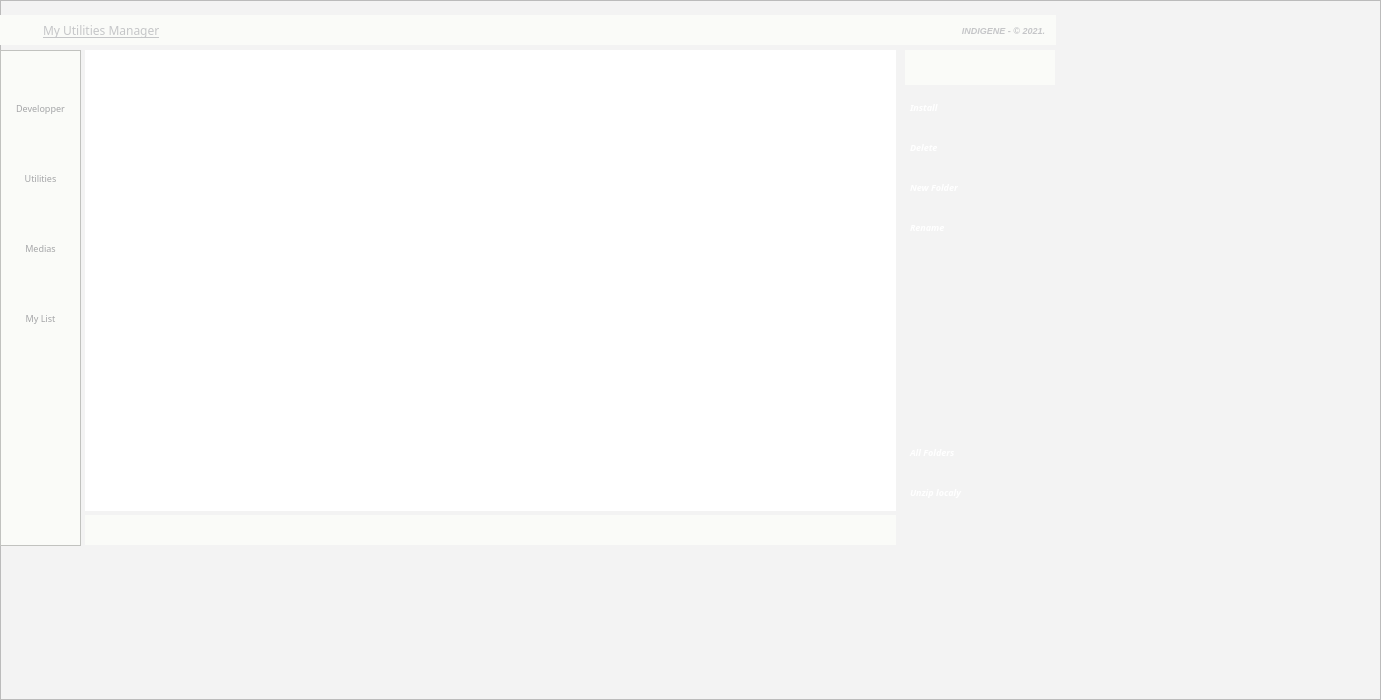
   <widget class="QFrame" name="Main">
    <property name="enabled">
     <bool>true</bool>
    </property>
    <property name="geometry">
     <rect>
      <x>4</x>
      <y>10</y>
      <width>1381</width>
      <height>700</height>
     </rect>
    </property>
    <property name="sizePolicy">
     <sizepolicy hsizetype="Fixed" vsizetype="Fixed">
      <horstretch>0</horstretch>
      <verstretch>0</verstretch>
     </sizepolicy>
    </property>
    <property name="minimumSize">
     <size>
      <width>1381</width>
      <height>0</height>
     </size>
    </property>
    <property name="maximumSize">
     <size>
      <width>1381</width>
      <height>700</height>
     </size>
    </property>
    <property name="styleSheet">
     <string notr="true">background:#f3f3f3;</string>
    </property>
    <property name="frameShape">
     <enum>QFrame::StyledPanel</enum>
    </property>
    <property name="frameShadow">
     <enum>QFrame::Raised</enum>
    </property>
    <widget class="QLabel" name="indicator">
     <property name="geometry">
      <rect>
       <x>35</x>
       <y>15</y>
       <width>1021</width>
       <height>30</height>
      </rect>
     </property>
     <property name="font">
      <font>
       <family>Segoe UI Semibold</family>
       <pointsize>9</pointsize>
       <weight>50</weight>
       <bold>false</bold>
       <underline>true</underline>
      </font>
     </property>
     <property name="styleSheet">
      <string notr="true">color:#c5c6c8;background-color:#fafbf8;padding-left:5px;</string>
     </property>
     <property name="text">
      <string>My Utilities Manager</string>
     </property>
     <property name="alignment">
      <set>Qt::AlignLeading|Qt::AlignLeft|Qt::AlignVCenter</set>
     </property>
    </widget>
    <widget class="QFrame" name="frame_2">
     <property name="geometry">
      <rect>
       <x>0</x>
       <y>50</y>
       <width>81</width>
       <height>496</height>
      </rect>
     </property>
     <property name="styleSheet">
      <string notr="true">background-color:#fafbf8;</string>
     </property>
     <property name="frameShape">
      <enum>QFrame::StyledPanel</enum>
     </property>
     <property name="frameShadow">
      <enum>QFrame::Raised</enum>
     </property>
     <widget class="QLabel" name="title_2">
      <property name="geometry">
       <rect>
        <x>15</x>
        <y>50</y>
        <width>51</width>
        <height>17</height>
       </rect>
      </property>
      <property name="font">
       <font>
        <family>Rockwell</family>
        <pointsize>7</pointsize>
        <weight>50</weight>
        <bold>false</bold>
       </font>
      </property>
      <property name="styleSheet">
       <string notr="true">background:#fafbf8;color:#a4a5a7;</string>
      </property>
      <property name="text">
       <string>Developper</string>
      </property>
      <property name="alignment">
       <set>Qt::AlignCenter</set>
      </property>
     </widget>
     <widget class="QPushButton" name="menu3">
      <property name="geometry">
       <rect>
        <x>20</x>
        <y>150</y>
        <width>35</width>
        <height>35</height>
       </rect>
      </property>
      <property name="sizePolicy">
       <sizepolicy hsizetype="Minimum" vsizetype="Maximum">
        <horstretch>0</horstretch>
        <verstretch>0</verstretch>
       </sizepolicy>
      </property>
      <property name="font">
       <font>
        <family>Rockwell</family>
        <pointsize>8</pointsize>
        <weight>75</weight>
        <italic>true</italic>
        <bold>true</bold>
        <underline>false</underline>
        <kerning>true</kerning>
       </font>
      </property>
      <property name="cursor">
       <cursorShape>PointingHandCursor</cursorShape>
      </property>
      <property name="toolTip">
       <string>Media files</string>
      </property>
      <property name="statusTip">
       <string/>
      </property>
      <property name="autoFillBackground">
       <bool>false</bool>
      </property>
      <property name="styleSheet">
       <string notr="true">QPushButton{background-color:#fafbf8;text-align:center; color : #000028; border: 0px solid #000028;}
QPushButton:hover{background-color:#a0c6b0;color:white;}</string>
      </property>
      <property name="text">
       <string/>
      </property>
      <property name="icon">
       <iconset>
        <normaloff>../IMAGES/Icons/media.png</normaloff>../IMAGES/Icons/media.png</iconset>
      </property>
      <property name="iconSize">
       <size>
        <width>25</width>
        <height>25</height>
       </size>
      </property>
      <property name="shortcut">
       <string>Ctrl+C</string>
      </property>
     </widget>
     <widget class="QPushButton" name="menu2">
      <property name="geometry">
       <rect>
        <x>20</x>
        <y>80</y>
        <width>35</width>
        <height>35</height>
       </rect>
      </property>
      <property name="sizePolicy">
       <sizepolicy hsizetype="Minimum" vsizetype="Maximum">
        <horstretch>0</horstretch>
        <verstretch>0</verstretch>
       </sizepolicy>
      </property>
      <property name="font">
       <font>
        <family>Rockwell</family>
        <pointsize>8</pointsize>
        <weight>75</weight>
        <italic>true</italic>
        <bold>true</bold>
        <underline>false</underline>
        <kerning>true</kerning>
       </font>
      </property>
      <property name="cursor">
       <cursorShape>PointingHandCursor</cursorShape>
      </property>
      <property name="toolTip">
       <string>Utilities files</string>
      </property>
      <property name="statusTip">
       <string/>
      </property>
      <property name="autoFillBackground">
       <bool>false</bool>
      </property>
      <property name="styleSheet">
       <string notr="true">QPushButton{background-color:#fafbf8;text-align:center; color : #000028; border: 0px solid #000028;}
QPushButton:hover{background-color:#a0c6b0;color:white;}</string>
      </property>
      <property name="text">
       <string/>
      </property>
      <property name="icon">
       <iconset>
        <normaloff>../IMAGES/Icons/util.png</normaloff>../IMAGES/Icons/util.png</iconset>
      </property>
      <property name="iconSize">
       <size>
        <width>25</width>
        <height>25</height>
       </size>
      </property>
      <property name="shortcut">
       <string>Ctrl+C</string>
      </property>
     </widget>
     <widget class="QLabel" name="title_3">
      <property name="geometry">
       <rect>
        <x>15</x>
        <y>120</y>
        <width>51</width>
        <height>17</height>
       </rect>
      </property>
      <property name="font">
       <font>
        <family>Rockwell</family>
        <pointsize>7</pointsize>
        <weight>50</weight>
        <bold>false</bold>
       </font>
      </property>
      <property name="styleSheet">
       <string notr="true">background:#fafbf8;color:#a4a5a7;</string>
      </property>
      <property name="text">
       <string>Utilities</string>
      </property>
      <property name="alignment">
       <set>Qt::AlignCenter</set>
      </property>
     </widget>
     <widget class="QPushButton" name="menu1">
      <property name="geometry">
       <rect>
        <x>20</x>
        <y>10</y>
        <width>35</width>
        <height>35</height>
       </rect>
      </property>
      <property name="sizePolicy">
       <sizepolicy hsizetype="Minimum" vsizetype="Maximum">
        <horstretch>0</horstretch>
        <verstretch>0</verstretch>
       </sizepolicy>
      </property>
      <property name="font">
       <font>
        <family>Rockwell</family>
        <pointsize>8</pointsize>
        <weight>75</weight>
        <italic>true</italic>
        <bold>true</bold>
        <underline>false</underline>
        <kerning>true</kerning>
       </font>
      </property>
      <property name="cursor">
       <cursorShape>PointingHandCursor</cursorShape>
      </property>
      <property name="toolTip">
       <string>Developper files</string>
      </property>
      <property name="statusTip">
       <string/>
      </property>
      <property name="autoFillBackground">
       <bool>false</bool>
      </property>
      <property name="styleSheet">
       <string notr="true">QPushButton{background-color:#fafbf8;text-align:center; color : #000028; border: 0px solid #000028;}
QPushButton:hover{background-color:#a0c6b0;color:white;}</string>
      </property>
      <property name="text">
       <string/>
      </property>
      <property name="icon">
       <iconset>
        <normaloff>../IMAGES/Icons/dev.png</normaloff>../IMAGES/Icons/dev.png</iconset>
      </property>
      <property name="iconSize">
       <size>
        <width>25</width>
        <height>25</height>
       </size>
      </property>
     </widget>
     <widget class="QLabel" name="title_4">
      <property name="geometry">
       <rect>
        <x>15</x>
        <y>190</y>
        <width>51</width>
        <height>17</height>
       </rect>
      </property>
      <property name="font">
       <font>
        <family>Rockwell</family>
        <pointsize>7</pointsize>
        <weight>50</weight>
        <bold>false</bold>
       </font>
      </property>
      <property name="styleSheet">
       <string notr="true">background:#fafbf8;color:#a4a5a7;</string>
      </property>
      <property name="text">
       <string>Medias</string>
      </property>
      <property name="alignment">
       <set>Qt::AlignCenter</set>
      </property>
     </widget>
     <widget class="QPushButton" name="menu4">
      <property name="geometry">
       <rect>
        <x>20</x>
        <y>220</y>
        <width>35</width>
        <height>35</height>
       </rect>
      </property>
      <property name="sizePolicy">
       <sizepolicy hsizetype="Minimum" vsizetype="Maximum">
        <horstretch>0</horstretch>
        <verstretch>0</verstretch>
       </sizepolicy>
      </property>
      <property name="font">
       <font>
        <family>Rockwell</family>
        <pointsize>8</pointsize>
        <weight>75</weight>
        <italic>true</italic>
        <bold>true</bold>
        <underline>false</underline>
        <kerning>true</kerning>
       </font>
      </property>
      <property name="cursor">
       <cursorShape>PointingHandCursor</cursorShape>
      </property>
      <property name="toolTip">
       <string>Istalled files</string>
      </property>
      <property name="statusTip">
       <string/>
      </property>
      <property name="autoFillBackground">
       <bool>false</bool>
      </property>
      <property name="styleSheet">
       <string notr="true">QPushButton{background-color:#fafbf8;text-align:center; color : #000028; border: 0px solid #000028;}
QPushButton:hover{background-color:#a0c6b0;color:white;}</string>
      </property>
      <property name="text">
       <string/>
      </property>
      <property name="icon">
       <iconset>
        <normaloff>../IMAGES/Icons/myList.png</normaloff>../IMAGES/Icons/myList.png</iconset>
      </property>
      <property name="iconSize">
       <size>
        <width>25</width>
        <height>25</height>
       </size>
      </property>
      <property name="shortcut">
       <string>Ctrl+C</string>
      </property>
     </widget>
     <widget class="QLabel" name="title_5">
      <property name="geometry">
       <rect>
        <x>15</x>
        <y>260</y>
        <width>51</width>
        <height>17</height>
       </rect>
      </property>
      <property name="font">
       <font>
        <family>Rockwell</family>
        <pointsize>7</pointsize>
        <weight>50</weight>
        <bold>false</bold>
       </font>
      </property>
      <property name="styleSheet">
       <string notr="true">background:#fafbf8;color:#a4a5a7;</string>
      </property>
      <property name="text">
       <string>My List</string>
      </property>
      <property name="alignment">
       <set>Qt::AlignCenter</set>
      </property>
     </widget>
    </widget>
    <widget class="QPushButton" name="iconIndicator">
     <property name="geometry">
      <rect>
       <x>0</x>
       <y>15</y>
       <width>35</width>
       <height>30</height>
      </rect>
     </property>
     <property name="sizePolicy">
      <sizepolicy hsizetype="Minimum" vsizetype="Maximum">
       <horstretch>0</horstretch>
       <verstretch>0</verstretch>
      </sizepolicy>
     </property>
     <property name="font">
      <font>
       <family>Rockwell</family>
       <pointsize>8</pointsize>
       <weight>75</weight>
       <italic>true</italic>
       <bold>true</bold>
       <underline>false</underline>
       <kerning>true</kerning>
      </font>
     </property>
     <property name="cursor">
      <cursorShape>PointingHandCursor</cursorShape>
     </property>
     <property name="toolTip">
      <string/>
     </property>
     <property name="statusTip">
      <string/>
     </property>
     <property name="autoFillBackground">
      <bool>false</bool>
     </property>
     <property name="styleSheet">
      <string notr="true">QPushButton{background-color:#fafbf8;text-align:center; color : #000028; border: 0px solid #000028;}</string>
     </property>
     <property name="text">
      <string/>
     </property>
     <property name="icon">
      <iconset>
       <normaloff>../IMAGES/Icons/win.png</normaloff>../IMAGES/Icons/win.png</iconset>
     </property>
     <property name="iconSize">
      <size>
       <width>22</width>
       <height>22</height>
      </size>
     </property>
    </widget>
    <widget class="QLabel" name="label_18">
     <property name="geometry">
      <rect>
       <x>905</x>
       <y>50</y>
       <width>150</width>
       <height>35</height>
      </rect>
     </property>
     <property name="font">
      <font>
       <family>Segoe UI</family>
       <pointsize>7</pointsize>
       <weight>75</weight>
       <italic>true</italic>
       <bold>true</bold>
      </font>
     </property>
     <property name="styleSheet">
      <string notr="true">background:#fafbf8;color:#c5c6c8;</string>
     </property>
     <property name="text">
      <string/>
     </property>
     <property name="alignment">
      <set>Qt::AlignCenter</set>
     </property>
    </widget>
    <widget class="QTableWidget" name="tableWidget">
     <property name="geometry">
      <rect>
       <x>85</x>
       <y>50</y>
       <width>811</width>
       <height>461</height>
      </rect>
     </property>
     <property name="font">
      <font>
       <family>Century Schoolbook L</family>
      </font>
     </property>
     <property name="styleSheet">
      <string notr="true">background-color:white; border:0px;</string>
     </property>
     <property name="alternatingRowColors">
      <bool>true</bool>
     </property>
    </widget>
    <widget class="QPushButton" name="install">
     <property name="geometry">
      <rect>
       <x>905</x>
       <y>90</y>
       <width>150</width>
       <height>35</height>
      </rect>
     </property>
     <property name="sizePolicy">
      <sizepolicy hsizetype="Minimum" vsizetype="Maximum">
       <horstretch>0</horstretch>
       <verstretch>0</verstretch>
      </sizepolicy>
     </property>
     <property name="font">
      <font>
       <family>Segoe UI Semibold</family>
       <pointsize>7</pointsize>
       <weight>75</weight>
       <italic>true</italic>
       <bold>true</bold>
       <underline>false</underline>
       <kerning>true</kerning>
      </font>
     </property>
     <property name="cursor">
      <cursorShape>PointingHandCursor</cursorShape>
     </property>
     <property name="toolTip">
      <string>Install selected file</string>
     </property>
     <property name="statusTip">
      <string/>
     </property>
     <property name="autoFillBackground">
      <bool>false</bool>
     </property>
     <property name="styleSheet">
      <string notr="true">QPushButton{background-color:qlineargradient(x1: 0, y1: 0, x2: 1, y2: 0,
                                 stop: 0 #4FC1E9, stop: 0.2 #4FC1E9,
                                 stop: 0.8 #4FC1E9, stop: 1.0 #547fff);text-align:left; color : white; border: 0px solid #000028;padding-left:5px;}
QPushButton:hover{;background-color:qlineargradient(x1: 1, y1: 0, x2: 0, y2: 0,
                                 stop: 0 white, stop: 0.2 white ,
                                 stop: 0.8 white, stop: 1.0 #547fff); border: 0px solid #2f4f4f  ;color:black;}
QPushButton:focus{;background-color:qlineargradient(x1: 1, y1: 0, x2: 0, y2: 0,
                                 stop: 0 white, stop: 0.2 white ,
                                 stop: 0.8 white, stop: 1.0 #547fff); border: 0px solid #2f4f4f  ;color:white;}</string>
     </property>
     <property name="text">
      <string>Install</string>
     </property>
     <property name="icon">
      <iconset>
       <normaloff>../IMAGES/Icons/install.png</normaloff>../IMAGES/Icons/install.png</iconset>
     </property>
     <property name="iconSize">
      <size>
       <width>16</width>
       <height>16</height>
      </size>
     </property>
     <property name="shortcut">
      <string>Backspace</string>
     </property>
    </widget>
    <widget class="QPushButton" name="addFolder">
     <property name="geometry">
      <rect>
       <x>905</x>
       <y>170</y>
       <width>150</width>
       <height>35</height>
      </rect>
     </property>
     <property name="sizePolicy">
      <sizepolicy hsizetype="Minimum" vsizetype="Maximum">
       <horstretch>0</horstretch>
       <verstretch>0</verstretch>
      </sizepolicy>
     </property>
     <property name="font">
      <font>
       <family>Segoe UI Semibold</family>
       <pointsize>7</pointsize>
       <weight>75</weight>
       <italic>true</italic>
       <bold>true</bold>
       <underline>false</underline>
       <kerning>true</kerning>
      </font>
     </property>
     <property name="cursor">
      <cursorShape>PointingHandCursor</cursorShape>
     </property>
     <property name="toolTip">
      <string>Add new file</string>
     </property>
     <property name="statusTip">
      <string/>
     </property>
     <property name="autoFillBackground">
      <bool>false</bool>
     </property>
     <property name="styleSheet">
      <string notr="true">QPushButton{background-color:qlineargradient(x1: 0, y1: 0, x2: 1, y2: 0,
                                 stop: 0 #10998d, stop: 0.2 #1aaa8c,
                                 stop: 0.8 #2eda80, stop: 1.0 #2eda80);text-align:left; color : white; border: 0px solid #000028;padding-left:5px;}
QPushButton:hover{;background-color:qlineargradient(x1: 1, y1: 0, x2: 0, y2: 0,
                                 stop: 0 white, stop: 0.2 white ,
                                 stop: 0.8 white, stop: 1.0 #2eda80); border: 0px solid #2f4f4f  ;color:black;}
QPushButton:focus{;background-color:qlineargradient(x1: 1, y1: 0, x2: 0, y2: 0,
                                 stop: 0 white, stop: 0.2 white ,
                                 stop: 0.8 white, stop: 1.0 #2eda80); border: 0px solid #2f4f4f  ;color:white;}</string>
     </property>
     <property name="text">
      <string>New Folder</string>
     </property>
     <property name="icon">
      <iconset>
       <normaloff>../IMAGES/Icons/upload.png</normaloff>../IMAGES/Icons/upload.png</iconset>
     </property>
     <property name="iconSize">
      <size>
       <width>16</width>
       <height>16</height>
      </size>
     </property>
     <property name="shortcut">
      <string>Backspace</string>
     </property>
    </widget>
    <widget class="QPushButton" name="deleteFolder">
     <property name="geometry">
      <rect>
       <x>905</x>
       <y>130</y>
       <width>150</width>
       <height>35</height>
      </rect>
     </property>
     <property name="sizePolicy">
      <sizepolicy hsizetype="Minimum" vsizetype="Maximum">
       <horstretch>0</horstretch>
       <verstretch>0</verstretch>
      </sizepolicy>
     </property>
     <property name="font">
      <font>
       <family>Segoe UI Semibold</family>
       <pointsize>7</pointsize>
       <weight>75</weight>
       <italic>true</italic>
       <bold>true</bold>
       <underline>false</underline>
       <kerning>true</kerning>
      </font>
     </property>
     <property name="cursor">
      <cursorShape>PointingHandCursor</cursorShape>
     </property>
     <property name="toolTip">
      <string>Delete selected file</string>
     </property>
     <property name="statusTip">
      <string>Edition des produits et catégories </string>
     </property>
     <property name="autoFillBackground">
      <bool>false</bool>
     </property>
     <property name="styleSheet">
      <string notr="true">QPushButton{background-color:qlineargradient(x1: 0, y1: 0, x2: 1, y2: 0,
                                 stop: 0 #ce8b2d, stop: 0.2 #e6a443,
                                 stop: 0.8 #e6a443, stop: 1.0 #fbd582);text-align:left; color : white; border: 0px solid #000028;padding-left:5px;}
QPushButton:hover{;background-color:qlineargradient(x1: 1, y1: 0, x2: 0, y2: 0,
                                 stop: 0 white, stop: 0.2 white ,
                                 stop: 0.8 white, stop: 1.0 #e6a443); border: 0px solid #fbd582  ;color:black;}
QPushButton:focus{;background-color:qlineargradient(x1: 1, y1: 0, x2: 0, y2: 0,
                                 stop: 0 white, stop: 0.2 white ,
                                 stop: 0.8 white, stop: 1.0 #e6a443); border: 0px solid #fbd582  ;color:white;}</string>
     </property>
     <property name="text">
      <string>Delete</string>
     </property>
     <property name="icon">
      <iconset>
       <normaloff>../IMAGES/Icons/delete.png</normaloff>../IMAGES/Icons/delete.png</iconset>
     </property>
     <property name="iconSize">
      <size>
       <width>16</width>
       <height>16</height>
      </size>
     </property>
     <property name="shortcut">
      <string>Backspace</string>
     </property>
    </widget>
    <widget class="QPushButton" name="allFolders">
     <property name="geometry">
      <rect>
       <x>905</x>
       <y>435</y>
       <width>150</width>
       <height>35</height>
      </rect>
     </property>
     <property name="sizePolicy">
      <sizepolicy hsizetype="Minimum" vsizetype="Maximum">
       <horstretch>0</horstretch>
       <verstretch>0</verstretch>
      </sizepolicy>
     </property>
     <property name="font">
      <font>
       <family>Segoe UI Semibold</family>
       <pointsize>7</pointsize>
       <weight>75</weight>
       <italic>true</italic>
       <bold>true</bold>
       <underline>false</underline>
       <kerning>true</kerning>
      </font>
     </property>
     <property name="cursor">
      <cursorShape>PointingHandCursor</cursorShape>
     </property>
     <property name="toolTip">
      <string>All folders</string>
     </property>
     <property name="statusTip">
      <string/>
     </property>
     <property name="autoFillBackground">
      <bool>false</bool>
     </property>
     <property name="styleSheet">
      <string notr="true">QPushButton{background-color:qlineargradient(x1: 0, y1: 0, x2: 1, y2: 0,
                                 stop: 0 #0f2028, stop: 0.2 #172f37,
                                 stop: 0.8 #172f37, stop: 1.0 #203c45);text-align:left; color : white; border: 0px solid #000028;padding-left:5px;}
QPushButton:hover{;background-color:qlineargradient(x1: 1, y1: 0, x2: 0, y2: 0,
                                 stop: 0 white, stop: 0.2 white ,
                                 stop: 0.8 white, stop: 1.0 #203c45); border: 0px solid #172f37  ;color:black;}
QPushButton:focus{;background-color:qlineargradient(x1: 1, y1: 0, x2: 0, y2: 0,
                                 stop: 0 white, stop: 0.2 white ,
                                 stop: 0.8 white, stop: 1.0 #203c45); border: 0px solid #172f37  ;color:white;}</string>
     </property>
     <property name="text">
      <string>All Folders</string>
     </property>
     <property name="icon">
      <iconset>
       <normaloff>../IMAGES/Icons/folder.png</normaloff>../IMAGES/Icons/folder.png</iconset>
     </property>
     <property name="iconSize">
      <size>
       <width>16</width>
       <height>16</height>
      </size>
     </property>
     <property name="shortcut">
      <string>F1</string>
     </property>
    </widget>
    <widget class="QPushButton" name="renameF">
     <property name="geometry">
      <rect>
       <x>905</x>
       <y>210</y>
       <width>150</width>
       <height>35</height>
      </rect>
     </property>
     <property name="sizePolicy">
      <sizepolicy hsizetype="Minimum" vsizetype="Maximum">
       <horstretch>0</horstretch>
       <verstretch>0</verstretch>
      </sizepolicy>
     </property>
     <property name="font">
      <font>
       <family>Segoe UI Semibold</family>
       <pointsize>7</pointsize>
       <weight>75</weight>
       <italic>true</italic>
       <bold>true</bold>
       <underline>false</underline>
       <kerning>true</kerning>
      </font>
     </property>
     <property name="cursor">
      <cursorShape>PointingHandCursor</cursorShape>
     </property>
     <property name="toolTip">
      <string>Rename  selected file</string>
     </property>
     <property name="statusTip">
      <string/>
     </property>
     <property name="autoFillBackground">
      <bool>false</bool>
     </property>
     <property name="styleSheet">
      <string notr="true">QPushButton{background-color:qlineargradient(x1: 0, y1: 0, x2: 1, y2: 0,
                                 stop: 0 #1b509d, stop: 0.2 #1c52bb,
                                 stop: 0.8 #1c52bb, stop: 1.0 #2970f0);text-align:left; color : white; border: 0px solid #000028;padding-left:5px;}
QPushButton:hover{;background-color:qlineargradient(x1: 1, y1: 0, x2: 0, y2: 0,
                                 stop: 0 white, stop: 0.2 white ,
                                 stop: 0.8 white, stop: 1.0 #1c52bb); border: 0px solid #2970f0  ;color:black;}
QPushButton:focus{;background-color:qlineargradient(x1: 1, y1: 0, x2: 0, y2: 0,
                                 stop: 0 white, stop: 0.2 white ,
                                 stop: 0.8 white, stop: 1.0 #1c52bb); border: 0px solid #2970f0  ;color:white;}</string>
     </property>
     <property name="text">
      <string>Rename</string>
     </property>
     <property name="icon">
      <iconset>
       <normaloff>../IMAGES/Icons/modifier.png</normaloff>../IMAGES/Icons/modifier.png</iconset>
     </property>
     <property name="iconSize">
      <size>
       <width>16</width>
       <height>16</height>
      </size>
     </property>
     <property name="shortcut">
      <string>F1</string>
     </property>
    </widget>
    <widget class="QPushButton" name="zipFolder">
     <property name="geometry">
      <rect>
       <x>905</x>
       <y>475</y>
       <width>150</width>
       <height>35</height>
      </rect>
     </property>
     <property name="sizePolicy">
      <sizepolicy hsizetype="Minimum" vsizetype="Maximum">
       <horstretch>0</horstretch>
       <verstretch>0</verstretch>
      </sizepolicy>
     </property>
     <property name="font">
      <font>
       <family>Segoe UI Semibold</family>
       <pointsize>7</pointsize>
       <weight>75</weight>
       <italic>true</italic>
       <bold>true</bold>
       <underline>false</underline>
       <kerning>true</kerning>
      </font>
     </property>
     <property name="cursor">
      <cursorShape>PointingHandCursor</cursorShape>
     </property>
     <property name="toolTip">
      <string>Unzip  selected file</string>
     </property>
     <property name="statusTip">
      <string/>
     </property>
     <property name="autoFillBackground">
      <bool>false</bool>
     </property>
     <property name="styleSheet">
      <string notr="true">QPushButton{background-color:qlineargradient(x1: 0, y1: 0, x2: 1, y2: 0,
                                 stop: 0 #0f2028, stop: 0.2 #172f37,
                                 stop: 0.8 #172f37, stop: 1.0 #203c45);text-align:left; color : white; border: 0px solid #000028;padding-left:5px;}
QPushButton:hover{;background-color:qlineargradient(x1: 1, y1: 0, x2: 0, y2: 0,
                                 stop: 0 white, stop: 0.2 white ,
                                 stop: 0.8 white, stop: 1.0 #203c45); border: 0px solid #172f37  ;color:black;}
QPushButton:focus{;background-color:qlineargradient(x1: 1, y1: 0, x2: 0, y2: 0,
                                 stop: 0 white, stop: 0.2 white ,
                                 stop: 0.8 white, stop: 1.0 #203c45); border: 0px solid #172f37  ;color:white;}</string>
     </property>
     <property name="text">
      <string>Unzip localy</string>
     </property>
     <property name="icon">
      <iconset>
       <normaloff>../IMAGES/Icons/zipWhite.png</normaloff>../IMAGES/Icons/zipWhite.png</iconset>
     </property>
     <property name="iconSize">
      <size>
       <width>20</width>
       <height>20</height>
      </size>
     </property>
     <property name="shortcut">
      <string>Backspace</string>
     </property>
    </widget>
    <widget class="QLabel" name="processndicator">
     <property name="geometry">
      <rect>
       <x>85</x>
       <y>515</y>
       <width>811</width>
       <height>30</height>
      </rect>
     </property>
     <property name="font">
      <font>
       <family>Segoe UI Semibold</family>
       <pointsize>9</pointsize>
       <weight>50</weight>
       <bold>false</bold>
       <underline>false</underline>
      </font>
     </property>
     <property name="styleSheet">
      <string notr="true">background-color: #fafbf8 ;color:black;text-align:center;</string>
     </property>
     <property name="text">
      <string/>
     </property>
     <property name="alignment">
      <set>Qt::AlignCenter</set>
     </property>
    </widget>
    <widget class="QLabel" name="label_19">
     <property name="geometry">
      <rect>
       <x>900</x>
       <y>15</y>
       <width>150</width>
       <height>30</height>
      </rect>
     </property>
     <property name="font">
      <font>
       <family>Segoe UI</family>
       <pointsize>7</pointsize>
       <weight>75</weight>
       <italic>true</italic>
       <bold>true</bold>
      </font>
     </property>
     <property name="styleSheet">
      <string notr="true">background:#fafbf8;color:#c5c6c8;</string>
     </property>
     <property name="text">
      <string>INDIGENE - © 2021.  </string>
     </property>
     <property name="alignment">
      <set>Qt::AlignRight|Qt::AlignTrailing|Qt::AlignVCenter</set>
     </property>
    </widget>
   </widget>
